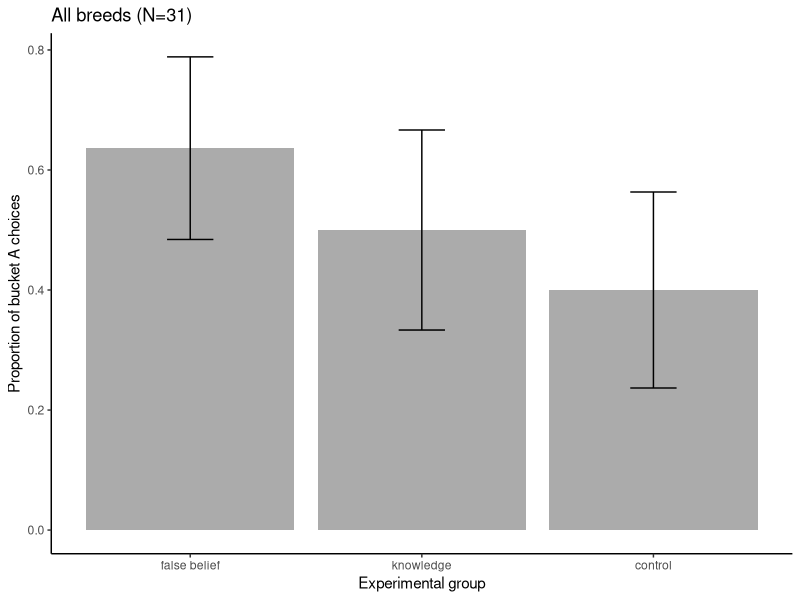
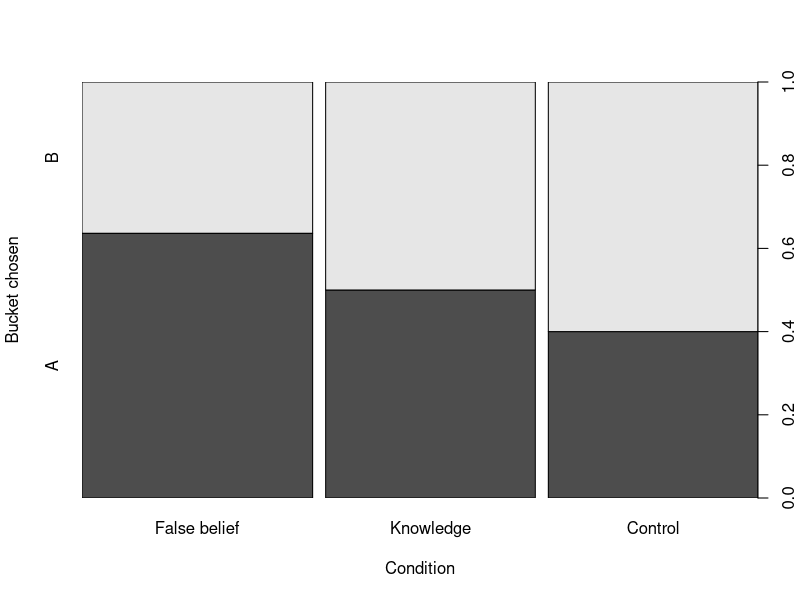

Recreate these plots in R, in order.
## ---- chunk 1
library(tidyverse)
library(ggplot2)
## ---- chunk 2
xdata <- read.csv("data/tested_dogs.csv", header = TRUE) %>% 
  na.omit %>% 
  mutate(choice_letter = as.factor(choice_letter)) %>% 
  mutate(condition = as.factor(condition))
## ---- chunk 3

#descriptive statistics
##nr. dogs choosing bucket A and B overall
table(xdata$choice_letter)
##proportions relative to the whole sample
mean(xdata$choice_letter=="A")
mean(xdata$choice_letter=="B")
##nr. dogs choosing bucket A and B in each condition
table(xdata$condition, xdata$choice_letter)
##proportions relative to the different conditions
fb_subset <- xdata[xdata$condition == "false_belief", ]
know_subset <- xdata[xdata$condition == "knowledge", ]
ctr_subset <- xdata[xdata$condition == "control", ]
mean(fb_subset$choice_letter=="A")
mean(know_subset$choice_letter=="A")
mean(ctr_subset$choice_letter=="A")

#table with descriptive stats for plotting
plot.data <- xdata %>%
  mutate(choice = ifelse(choice_letter == "A", 1, 0)) %>%
  mutate(condition = fct_relevel(
    fct_recode(
      condition,
      "false belief" = "false_belief",
      "knowledge" = "knowledge",
      "control" = "control"
    ),
    "false belief",
    "knowledge",
    "control"
  )) %>% #specify order of factor levels for factor_relevel
  group_by(condition) %>%
  summarise(
    mean.choiceA = mean(choice),
    sd.choiceA = sd(choice),
    n.choseA = sum(choice),
    median.choiceA = median(choice),
    n.tested.per.cond = length(choice),
    se.choiceA = sd(choice) / sqrt(length(choice))
  )

plot.data

##barplot of choices by experimental group

p.choice <- ggplot(data = plot.data, aes(x = condition, y = mean.choiceA)) +
  geom_bar(stat = "identity", alpha = 0.5) +
  geom_errorbar(aes(ymin = mean.choiceA - se.choiceA, ymax = mean.choiceA + #error bars represent standard error
                      se.choiceA),
                width = .2) +
  #ylim(0,0.8)+
  #geom_signif(comparisons=list(c("False Belief", #"Knowledge")), annotations="*",
  #             y_position = 0.75, tip_length = 0.04, #vjust=0.4) +
  theme_classic() +
  labs(x = "Experimental group", y = "Proportion of bucket A choices")+
  ggtitle("All breeds (N=31)")

p.choice
 
#saving the plot with ggsave
# ggsave(
#   "./graphs/bucket_A_choices_BC.png",
#   plot = last_plot(),
#   device = NULL,
#  # path = "C:/Users/lonardol/Desktop/False Belief experiment/FB_2_follow_up/Graphs/Border Collies",
#   scale = 0.8,
#   width = 7,
#   height = 6,
#   #units = c("in", "cm", "mm"),
#   dpi = 320,
#   limitsize = TRUE
# )
## ---- chunk 4
#mosaic plot to visualize also bucket B choices
mosaic.plot.data  <- xdata %>%
  mutate(choice_letter = fct_relevel(choice_letter, "B", "A")) %>%
  mutate(condition = fct_relevel(
    fct_recode(
      condition,
      "False belief" = "false_belief",
      "Knowledge" = "knowledge",
      "Control" = "control"
    ),
    "False belief",
    "Knowledge",
    "Control"
  )) #specify order of factor levels for factor_relevel

plot(mosaic.plot.data$condition,mosaic.plot.data$choice_letter,
  xlab = "Condition",
  ylab = "Bucket chosen")


#saving the plot with ggsave
# ggsave(
#   "./graphs/bucket_A_choices_BC.png",
#   plot = last_plot(),
#   device = NULL,
#  # path = "C:/Users/lonardol/Desktop/False Belief experiment/FB_2_follow_up/Graphs/Border Collies",
#   scale = 0.8,
#   width = 7,
#   height = 6,
#   #units = c("in", "cm", "mm"),
#   dpi = 320,
#   limitsize = TRUE
# )
